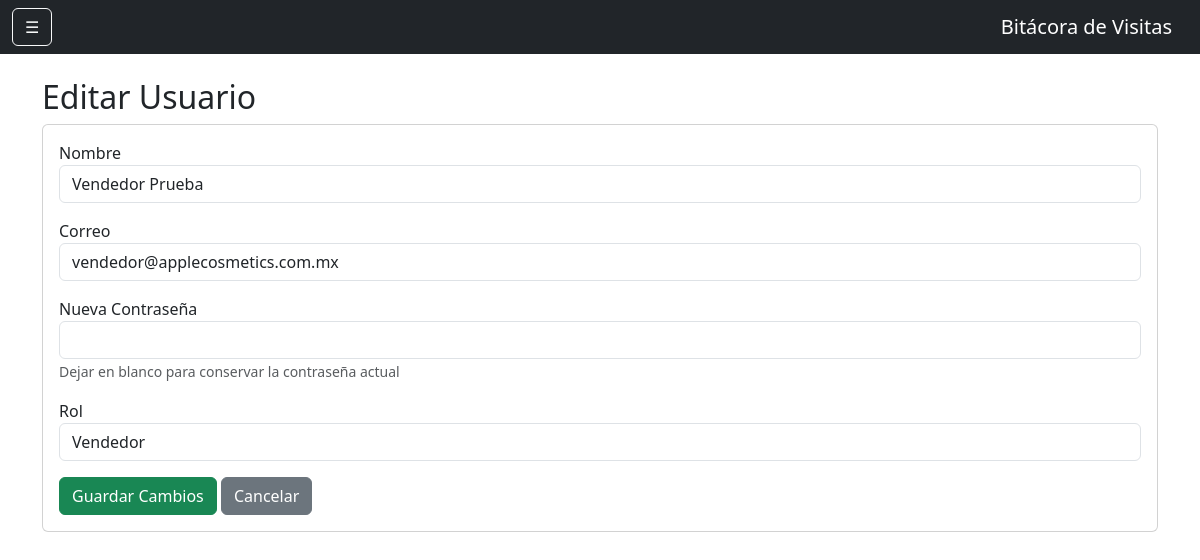
Page /usuario/editar/2 (signed in) on the committed database.
### models.py (models this page shows)
class Usuario(UserMixin, db.Model):
    __tablename__ = 'usuarios'
    id = db.Column(db.Integer, primary_key=True)
    nombre = db.Column(db.String(100), nullable=False)
    correo = db.Column(db.String(120), unique=True, nullable=False)
    password = db.Column(db.String(255), nullable=False)
    rol = db.Column(db.String(20), default='vendedor')
    activo = db.Column(db.Boolean, default=True)

### app.py (the view, shortened to what this page needs)
@app.route('/usuario/editar/<int:id>',
           methods=['GET', 'POST'])
@login_required
def editar_usuario(id):
    if current_user.rol != 'admin':
        return "Acceso denegado"
    usuario = Usuario.query.get_or_404(id)
    return render_template(
        'editar_usuario.html',
        usuario=usuario
    )

### app.py (called while the page is built)
@login_manager.user_loader
def load_user(user_id):
    return Usuario.query.get(int(user_id))

### templates/editar_usuario.html (shortened to what this page needs)
{% extends 'base.html' %}
{% block contenido %}
<h2>Editar Usuario</h2>
<div class="card">
    <div class="card-body">
        <form method="POST">
            <div class="mb-3">
                <label>Nombre</label>
                <input
                    type="text"
                    name="nombre"
                    class="form-control"
                    value="{{ usuario.nombre }}"
                    required>
            </div>
            <div class="mb-3">
                <label>Correo</label>
                <input
                    type="email"
                    name="correo"
                    class="form-control"
                    value="{{ usuario.correo }}"
                    required>
            </div>
            <div class="mb-3">
                <label>Nueva Contraseña</label>
                <input
                    type="password"
                    name="password"
                    class="form-control">
                <small class="text-muted">
                    Dejar en blanco para conservar la contraseña actual
                </small>
            </div>
            <div class="mb-3">
                <label>Rol</label>
                <select
                    name="rol"
                    class="form-control">
                    <option
                        value="vendedor"
                        {% if usuario.rol == 'vendedor' %}selected{% endif %}>
                        Vendedor
                    </option>
                </select>
            </div>
            <button
                type="submit"
                class="btn btn-success">
                Guardar Cambios
            </button>
            <a href="/usuarios" class="btn btn-secondary">
    Cancelar
</a>
        </form>
    </div>
</div>
{% endblock %}

### rows in the picture
Usuario: nombre "Vendedor Prueba", correo "vendedor@applecosmetics.com.mx", rol "Vendedor"
